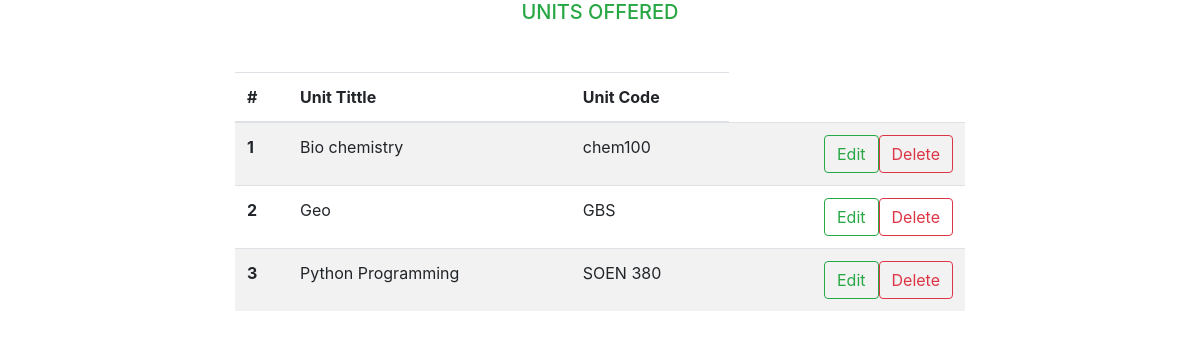
Screenshot of /class/view_units with the database file from the repository.
### class/models.py (models this page shows, shortened)
class Unit (models.Model):
    unit_title = models.CharField(max_length=100)
    unit_code = models.CharField(max_length=100)

### class/views.py (the view)
# urls.py: path('view_units', views.view_units,name='units'),
def view_units(request):
    units = Unit.objects.all()
    return render(request , 'class/view_units.html',{'units':units})

### templates/class/view_units.html
{% extends 'base.html'%} {% block content%} {%if submitted%} {%endif%}
<table class="table table-striped mt-5">
  <h5 class="text-success w-bold text-center">UNITS OFFERED</h5>
  <thead>
    <tr>
      <th scope="col">#</th>
      <th scope="col">Unit Tittle</th>
      <th scope="col">Unit Code</th>
    </tr>
  </thead>
  <tbody>
    {% for unit in units %}
    <tr>
      <th scope="row">{{unit.id}}</th>
      <td>{{unit.unit_title}}</td>
      <td>{{unit.unit_code}}</td>
      <td>
        <div class="d-flex justify-content-end">
          <a href=" " type="button" class="btn btn-outline-success g-5">Edit</a>
          <a href="#" type="button" class="btn btn-outline-danger g-5"
            >Delete</a
          >
        </div>
      </td>
    </tr>
    {% endfor %}
  </tbody>
</table>
{% endblock %}

### rows the page displays
Unit: id "1", unit_title "Bio chemistry", unit_code "chem100"
Unit: id "2", unit_title "Geo", unit_code "GBS"
Unit: id "3", unit_title "Python Programming", unit_code "SOEN 380"
